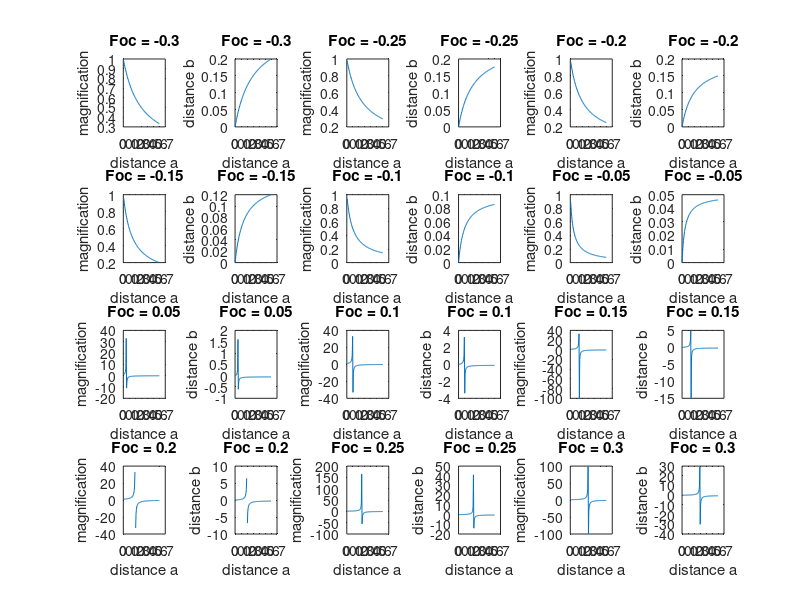

Write the MATLAB code that produced this figure.
close all; clear all;
foc = [-300 -250 -200 -150 -100 -50 50 100 150 200 250 300]*10^(-3);

a = linspace(0,0.60,100);
%b =@(a) foc*a./(a-foc);

hold on
i=1;
for f = foc
	subplot(4,6,i)
	b =@(a) -f*a./(a-f);
	plot(a,b(a)./a)
	title(sprintf('Foc = %d',f))
	xlabel('distance a');
	ylabel('magnification');
	subplot(4,6,i+1)
	plot(a,b(a))
	title(sprintf('Foc = %d',f))
	xlabel('distance a');
	ylabel('distance b');
	i=i+2;
end
